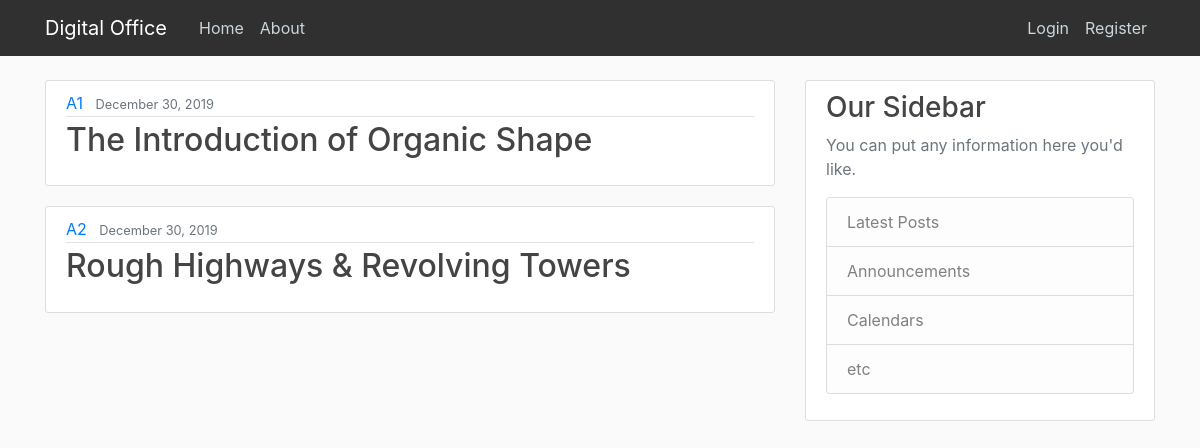
The page /blog on the database as committed earlier.
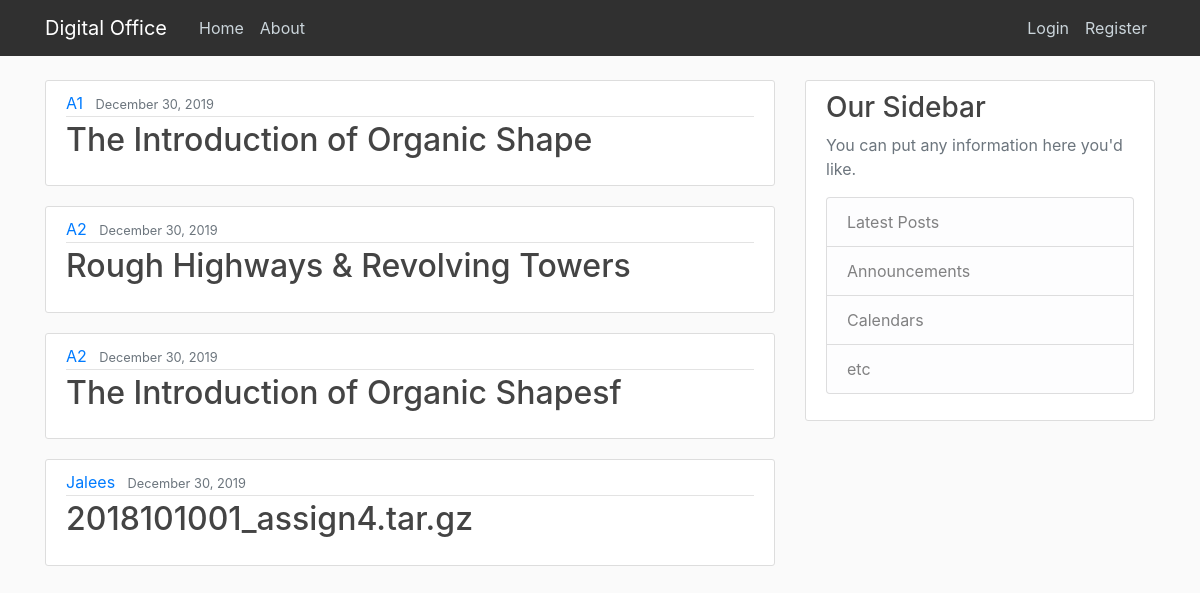
The same page on the database as committed later.
### blog/models.py (models this page shows, shortened)
class Files(models.Model):
    YEAR_IN_SCHOOL_CHOICES = [
    ('S', 'Scan'),
    ('1', 'Phase 1'),
    ('2', 'Phase 2'),
    ('3', 'Phase 3'),
    ('F', 'Final'),
]
    title=models.CharField(max_length=100)
    summary=models.TextField()
    date_posted=models.DateTimeField(auto_now_add=True)
    author=models.ForeignKey(User,on_delete=models.CASCADE)
    Roles=models.CharField(max_length=10,choices=YEAR_IN_SCHOOL_CHOICES,default='Scan')

### blog/views.py (the view)
# urls.py: path('',views.home,name='blog-home'),
def home(request):
    context={
        'Files': Files.objects.all()
    }
    return render(request,"blog/home.html",context)

### blog/templates/blog/home.html (shortened to what this page needs)
{% extends "blog/base.html" %}
{% block content %}
{% for file in Files %}
<article class="media content-section">
    <div class="media-body">
      <div class="article-metadata">
        <a class="mr-2" href="#">{{ file.author }}</a>
        <small class="text-muted">{{ file.date_posted | date:"F d, Y" }}</small>
      </div>
      <h2><a class="article-title" href="#">{{ file.title }}</a></h2>
    </div>
  </article>
{% endfor %}
{% endblock %}

### blog/templates/blog/base.html (shortened to what this page needs)
{% load static %}
<!doctype html>
<html lang="en">
  <head>
    <link rel="stylesheet" href="https://maxcdn.bootstrapcdn.com/bootstrap/4.0.0/css/bootstrap.min.css">
<link rel="stylesheet"  type="text/css" href="{% static 'blog/main.css' %}">
  </head>
  <body>
    <header class="site-header">
        <nav class="navbar navbar-expand-md navbar-dark bg-steel fixed-top">
          <div class="container">
            <a class="navbar-brand mr-4" href="{% url 'blog-home' %}">Digital Office</a>
            <div class="collapse navbar-collapse" id="navbarToggle">
              <div class="navbar-nav mr-auto">
                <a class="nav-item nav-link" href="{% url 'blog-home' %}">Home</a>
                <a class="nav-item nav-link" href="{% url 'blog-about' %}">About</a>
              </div>
              <div class="navbar-nav">
                {% if user.is_authenticated %}
                <a class="nav-item nav-link" href="{% url 'profile' %}"">Profile</a>
                <a class="nav-item nav-link" href="{% url 'logout' %}"">Logout</a>
                {% else %}
                <a class="nav-item nav-link" href="{% url 'login' %}"">Login</a>
                <a class="nav-item nav-link" href="{% url 'register' %}">Register</a>
                {% endif %}
              </div>
            </div>
          </div>
        </nav>
      <main role="main" class="container">
        <div class="row">
          <div class="col-md-8">
            {% block content %}{% endblock %}
          </div>
          <div class="col-md-4">
            <div class="content-section">
              <h3>Our Sidebar</h3>
              <p class='text-muted'>You can put any information here you'd like.
                <ul class="list-group">
                  <li class="list-group-item list-group-item-light">Latest Posts</li>
                  <li class="list-group-item list-group-item-light">Announcements</li>
                  <li class="list-group-item list-group-item-light">Calendars</li>
                  <li class="list-group-item list-group-item-light">etc</li>
                </ul>
              </p>
            </div>
          </div>
        </div>
      </main>
  </body>
</html>

### blog/static/blog/main.css (style rules this page uses)
body { background: #fafafa; color: #333333; margin-top: 5rem; }
h1, h2, h3, h4, h5, h6 { color: #444444; }
ul { margin: 0; }
.bg-steel { background-color: #303030; }
.site-header .navbar-nav .nav-link { color: #cbd5db; }
.content-section { background: #ffffff; padding: 10px 20px; border: 1px solid #dddddd; border-radius: 3px; margin-bottom: 20px; }
.article-title { color: #444444; }
.article-metadata { padding-bottom: 1px; margin-bottom: 4px; border-bottom: 1px solid #e3e3e3 }

Rows that differ between the two databases and show on the page:
added Files: author "A2", date_posted "December 30, 2019", title "The Introduction of Organic Shapesf"
added Files: author "Jalees", date_posted "December 30, 2019", title "2018101001_assign4.tar.gz"
